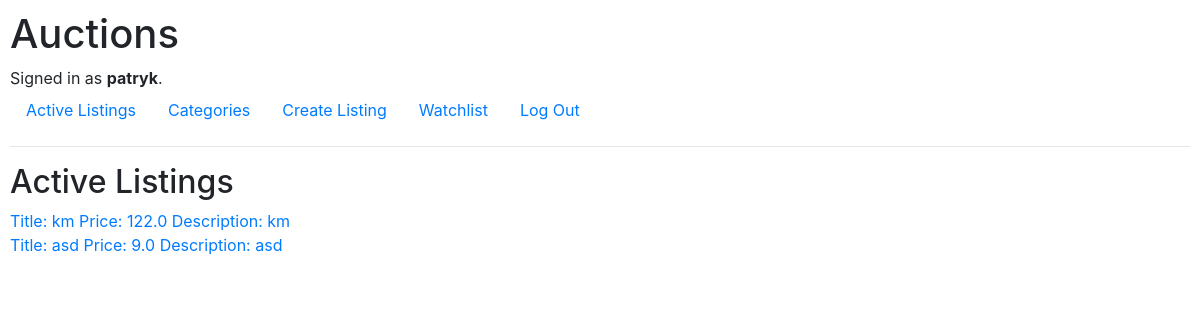
The app's page / (signed in) with its own data.
### auctions/models.py (models this page shows)
class User(AbstractUser):
    pass # username

class AuctionListing(models.Model):
    title = models.CharField(max_length=64)
    description = models.CharField(max_length=128)
    starting_bid = models.FloatField()
    image_url = models.CharField(max_length=64,null=True)
    category = models.CharField(max_length=64,default="Toys")
    creator = models.ForeignKey(User,on_delete=models.CASCADE)
    sold = models.BooleanField(default=False)
    def __str__(self):
        return f"Title: {self.title} Price: {self.starting_bid} Description: {self.description}"

### auctions/views.py (the view)
# urls.py: path("", views.index, name="index"),
def index(request):
    active_auctions = AuctionListing.objects.filter(sold=False)
    return render(request, "auctions/index.html",{
        'auctions': active_auctions,
    })

### auctions/templates/auctions/index.html
{% extends "auctions/layout.html" %}
{% block body %}
    <h2>Active Listings</h2>
    {% for auction in auctions %}
    <a href="{% url 'listing' auction.id %}">
        {{auction}}
    </a>
        <br>
    {% endfor %}
{% endblock %}

### auctions/templates/auctions/layout.html (shortened to what this page needs)
{% load static %}
<!DOCTYPE html>
<html lang="en">
    <head>
        <link rel="stylesheet" href="https://stackpath.bootstrapcdn.com/bootstrap/4.4.1/css/bootstrap.min.css">
        <link href="{% static 'auctions/styles.css' %}" rel="stylesheet">
    </head>
    <body>
        <h1>Auctions</h1>
        <div>
            {% if user.is_authenticated %}
                Signed in as <strong>{{ user.username }}</strong>.
            {% else %}
                Not signed in.
            {% endif %}
        </div>
        <ul class="nav">
            <li class="nav-item">
                <a class="nav-link" href="{% url 'index' %}">Active Listings</a>
            </li>
            <li class="nav-item">
                <a class="nav-link" href="{% url 'categories' %}">Categories</a>
            </li>
            {% if user.is_authenticated %}
            <li class="nav-item">
                <a class="nav-link" href="{% url 'create' %}">Create Listing</a>
            </li>
            <li class="nav-item">
                <a class="nav-link" href="{% url 'watchlist' %}">Watchlist</a>
            </li>
                <li class="nav-item">
                    <a class="nav-link" href="{% url 'logout' %}">Log Out</a>
                </li>
            {% endif %}
        </ul>
        <hr>
        {% block body %}
        {% endblock %}
    </body>
</html>

### auctions/static/auctions/styles.css (style rules this page uses)
body { padding: 10px; }

### records on screen
User: username "patryk"
AuctionListing: title+starting_bid+description "Title: km Price: 122.0 Description: km"
AuctionListing: title+starting_bid+description "Title: asd Price: 9.0 Description: asd"
